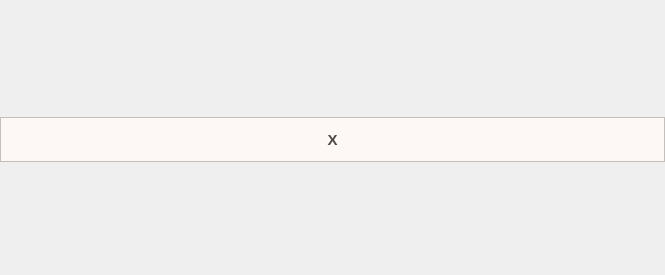
<?xml version="1.0" encoding="UTF-8"?>
<ui version="4.0">
 <class>delete_widget</class>
 <widget class="QWidget" name="delete_widget">
  <property name="geometry">
   <rect>
    <x>0</x>
    <y>0</y>
    <width>665</width>
    <height>275</height>
   </rect>
  </property>
  <property name="windowTitle">
   <string>Form</string>
  </property>
  <property name="styleSheet">
   <string notr="true">QFrame {
background-color:#FDF8F5;
}
</string>
  </property>
  <layout class="QVBoxLayout" name="verticalLayout">
   <property name="spacing">
    <number>0</number>
   </property>
   <property name="leftMargin">
    <number>0</number>
   </property>
   <property name="topMargin">
    <number>0</number>
   </property>
   <property name="rightMargin">
    <number>0</number>
   </property>
   <property name="bottomMargin">
    <number>0</number>
   </property>
   <item>
    <widget class="QFrame" name="frame_9">
     <property name="minimumSize">
      <size>
       <width>0</width>
       <height>45</height>
      </size>
     </property>
     <property name="maximumSize">
      <size>
       <width>16777215</width>
       <height>40</height>
      </size>
     </property>
     <property name="frameShape">
      <enum>QFrame::StyledPanel</enum>
     </property>
     <property name="frameShadow">
      <enum>QFrame::Raised</enum>
     </property>
     <layout class="QHBoxLayout" name="horizontalLayout">
      <property name="spacing">
       <number>0</number>
      </property>
      <property name="leftMargin">
       <number>0</number>
      </property>
      <property name="topMargin">
       <number>0</number>
      </property>
      <property name="rightMargin">
       <number>0</number>
      </property>
      <property name="bottomMargin">
       <number>0</number>
      </property>
      <item>
       <widget class="QPushButton" name="x_button">
        <property name="sizePolicy">
         <sizepolicy hsizetype="Preferred" vsizetype="Preferred">
          <horstretch>0</horstretch>
          <verstretch>0</verstretch>
         </sizepolicy>
        </property>
        <property name="minimumSize">
         <size>
          <width>0</width>
          <height>0</height>
         </size>
        </property>
        <property name="maximumSize">
         <size>
          <width>16777215</width>
          <height>16777215</height>
         </size>
        </property>
        <property name="styleSheet">
         <string notr="true">QPushButton {
	color:#4F4846;
	font: bold 15px; border: 0;
 background: none;
 box-shadow: none;
 border-radius: 2px;
}

QPushButton:hover {
	background-color:#E8CEBF
}
</string>
        </property>
        <property name="text">
         <string>X</string>
        </property>
       </widget>
      </item>
     </layout>
    </widget>
   </item>
  </layout>
 </widget>
 <resources/>
 <connections/>
</ui>
